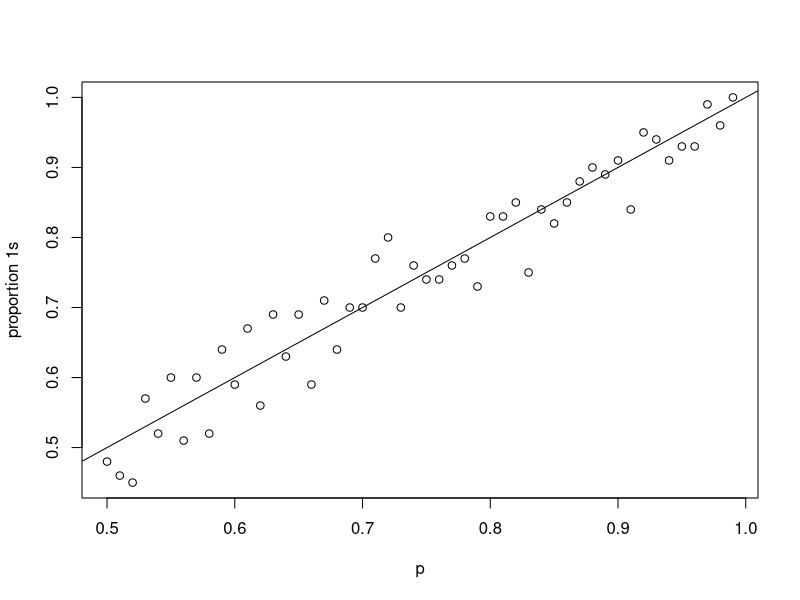
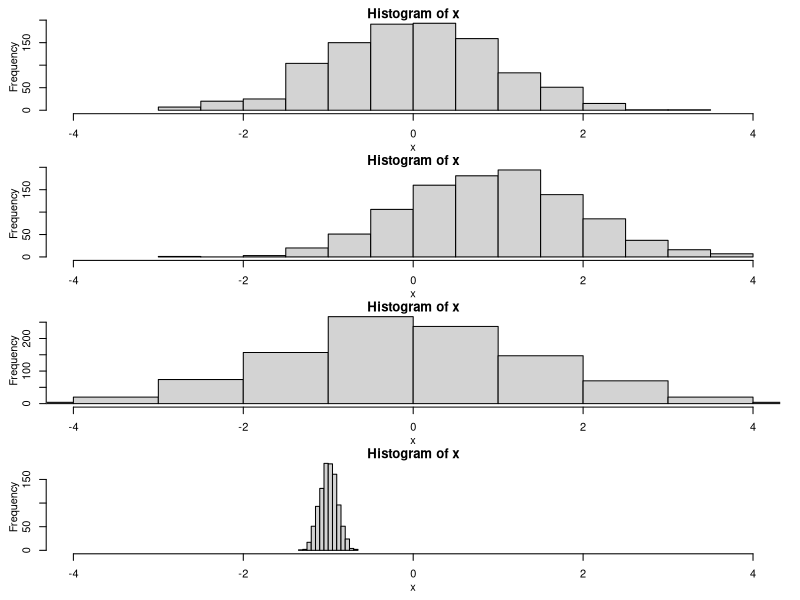
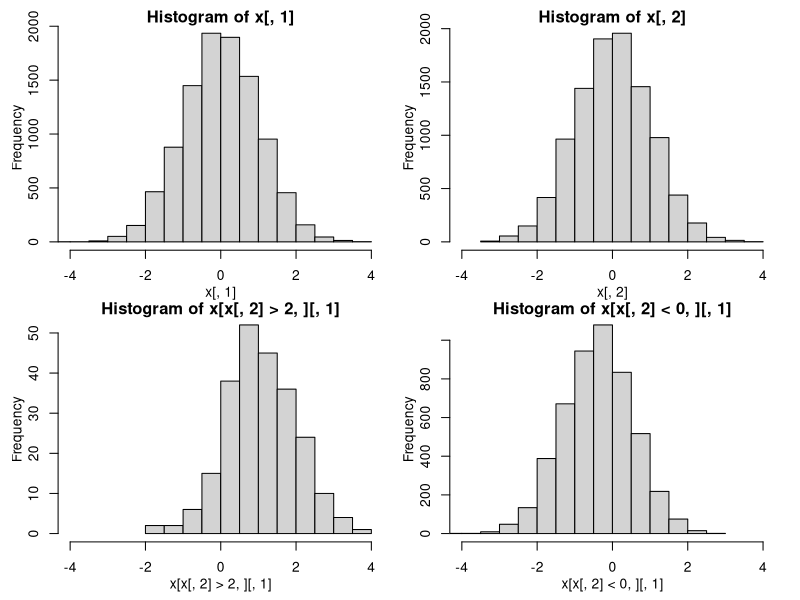

Here is the R script that generated these plots, in order:
##################################################################################################
##bernoulli
##bernoulli distributions are of interest when we want to simulate dichotomous/binary random variables
##bernoulli distributions are weighted coins. simple! they only have one parameter: the proportion of heads/1s
##the bernoulli is a special case of the binomial distribution which is how we will invoke it
rbinom(1,1,.5) #note that we are calling "rbinom". the second parameter being fixed at 1 is what makes it the special case of the bernoulli distribution
rbinom(10,1,.5) #the first parameter is the number of coin tosses we want
rbinom(100,1,.95) #the last parameter is the proportion of observations that should be 1s

##a totally different way of doing this is to use the uniform distribution.
##basically, we can take a random draw from Unif(0,1) and test it to produce binary outcomes.
##let's test our ability to do this by varying the proportion (p) of 1s:
out<-list()
for (p in seq(.5,.99,by=.01)) {
    x<-runif(100) #the 100 here is controlling the number of coin flips (i.e., the first parameter in the call to rbinom() above)
    y<-ifelse(x>p,0,1)
    out[[as.character(p)]]<-c(p,mean(y))
}
plot(do.call("rbind",out),xlab='p',ylab='proportion 1s')
abline(0,1) #this looks pretty good! how might we decrease variation around the 45 degree line?

##binary outcomes can be both predictors and outcomes. when the latter, they typically get modeled using logistic regression. we'll do that below.

##################################################################################################
##multinomial
##the multinomial distribution is more complicated. it will generate outcomes in different categories. for our purposes, the distribution has one vector-valued parameter: the proportion of responses in each category. 
rmultinom(1,1,rep(1,4)/4) #we'll start by simulating data wherein an observation can be in one of four groups. for the moment, we equally weight the groups. ignore the first two numbers in this line
rmultinom(10,1,rep(1,4)/4) #we can take repeated observations
rmultinom(10,1,c(3/4,c(.25,.25,.25)/3)) #we can also have uneven weights

x<-rmultinom(100,1,c(3/4,c(.25,.25,.25)/3)) #how can we convert this to an indicator about which group the observation is in?
gr<-apply(x,2,function(z) which(z>0)) #this way!
table(gr) #note that most of the observations are in group 1 which is consistent with how we simulated data

##multinomial random variables can be modeled as outcomes, but we'll largely focus on using them to assign, for example, a student to a class (i.e., a student is in a certain group)

##################################################################################################
##normal
rnorm(1,mean=0,sd=1) #hopefully this is starting to look somewhat familiar. 
#you should have a lot of intuition about this. for example, this should all be ok by you
par(mfrow=c(4,1),mgp=c(2,1,0),mar=c(3,3,1,1),oma=rep(.5,4))
x<-rnorm(1000)
hist(x,xlim=c(-4,4))
x<-rnorm(1000,mean=1)
hist(x,xlim=c(-4,4))
x<-rnorm(1000,sd=1.5)
hist(x,xlim=c(-4,4))
x<-rnorm(1000,mean=-1,sd=.1)
hist(x,xlim=c(-4,4))

##one thing we'll do frequently is draw from the multivariate normal.
##we can use this to simulate, for example, two normally distributed variables with a certain correlation
##let's look at how this works.
library(MASS)
x<-mvrnorm(10000,mu=c(0,0), #mu is the the center of the bivariate normal
           Sigma=matrix(c(1,.5,.5,1),2,2) #this is the variance-covariance matrix
           )
cor(x)
par(mfrow=c(2,2),mgp=c(2,1,0),mar=c(3,3,1,1),oma=rep(.5,4))
hist(x[,1],xlim=c(-4,4))
hist(x[,2],xlim=c(-4,4))
hist(x[x[,2]>2,][,1],xlim=c(-4,4)) #this is just the x1 values where x2>2. what do you expect it to look like?
hist(x[x[,2]<0,][,1],xlim=c(-4,4)) 



##################################################################################################
##now let's put a few things together to see some basic regression examples based on drawing from distributions
##let's first look at a logistic regression example where we are regressing a binary outcome on a normall distributed predictor
beta<-1
x<-rnorm(10000) #this will be the IV
pr<-1/(1+exp(-1*(beta*x))) #the logistic transformation!
y<-rbinom(length(x),1,pr)
m<-glm(y~x,family="binomial")
coef(m)[2] #explore this this output changes as you chance beta

##what if we flip is so that we have a binary predictor of a continuous outcome?
beta<-1
x<-rbinom(10000,1,.5)
y<-beta*x+rnorm(length(x))
m<-lm(y~x)
coef(m)[2] #again, how does this vary as a function of beta?

##what if we have a continuous outcome with a categorical predictor?
beta<-c(.5,1,1,1)
x<-rmultinom(50000,1,rep(1,4)/4) #how can we convert this to an indicator about which group the observation is in?
gr<-apply(x,2,function(z) which(z>0)) #this way!
ng<-max(gr)
L<-list()
for (i in 1:ng) L[[i]]<-ifelse(gr==i,1,0)
xv<-do.call("cbind",L)
pr<-1/(1+exp(-1*(xv %*% matrix(beta,ncol=1)))) #note we made use of matrix multiplicaiton here (%*%)
y<-rbinom(length(x),1,pr[,1])
df<-data.frame(y=y,xv)
fm<-paste("y~0+",paste(names(df)[-1],collapse="+"))
m<-glm(fm,df,family="binomial")
coef(m) #explore this this output changes as you chance beta
